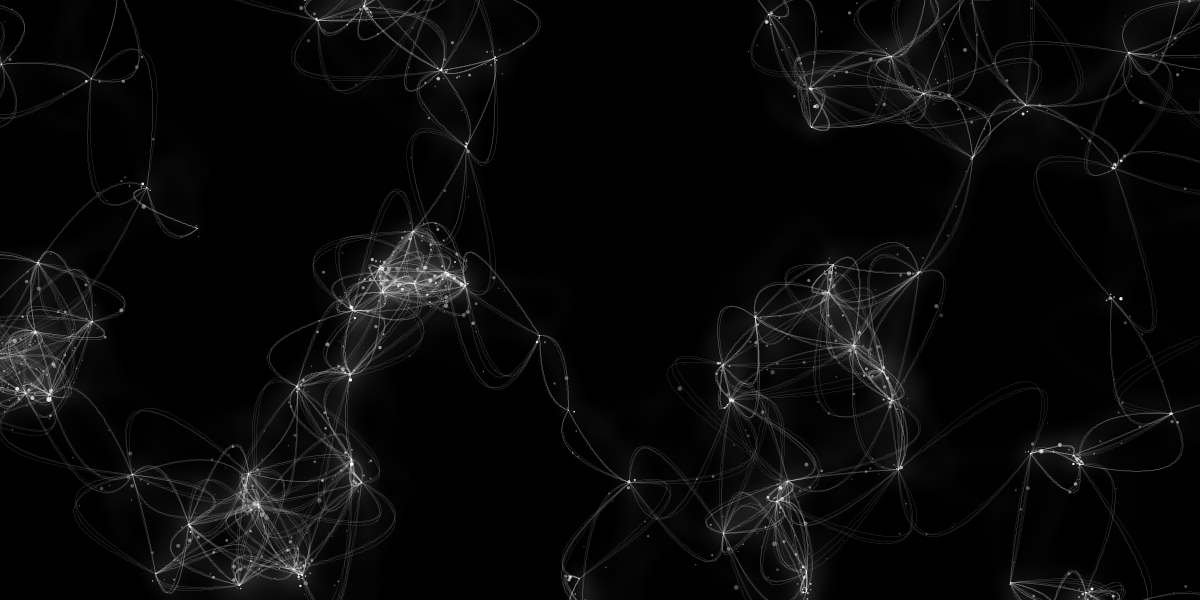
Frame 1 (no input)
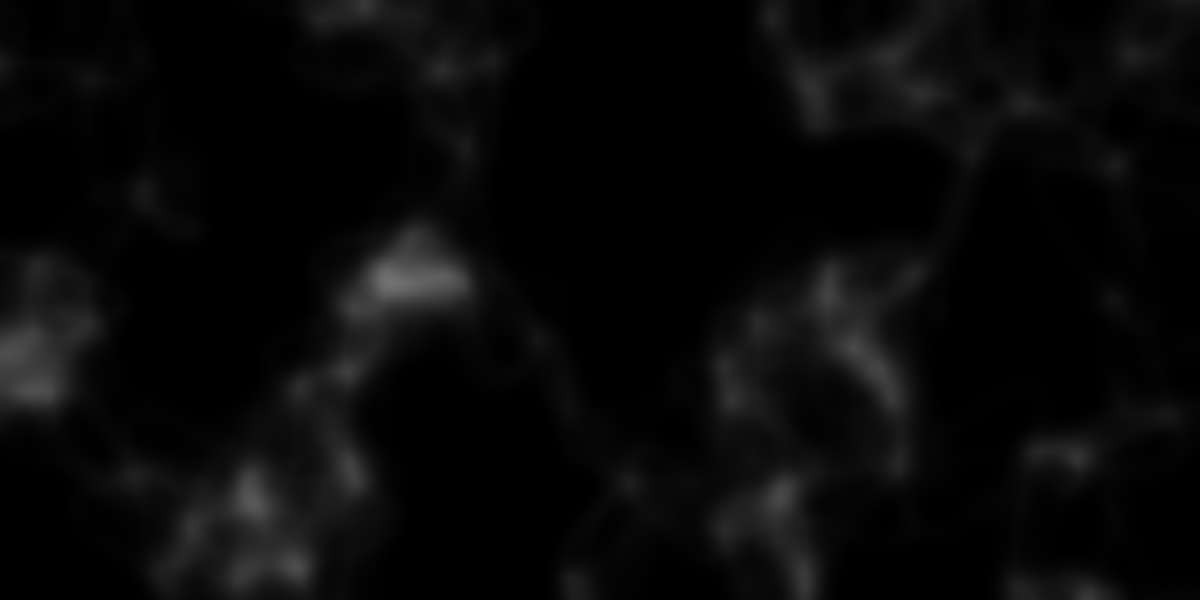
Frame 60 (the mouse pressed at the canvas centre just before this capture)
Frame 120 (the mouse held since frame 60 and released just before this capture): identical to frame 60, image omitted

The Processing sketch that drew these frames (run headless with seeded random() and noise(); from frame 60 on, the mouse is pressed at the canvas centre):

// Processing sketch: nodes
// ── nodes.pde
int COUNT = 100;
float[] px;
float[] py;

void drawCurve(float x1, float y1, float x2, float y2, float al) {
  float ang = atan2(y2 - y1, x2 - x1)
    + (random(1) < 0.5 ? -1 : +1) * PI / 2 * random(0.3, 0.7);
  float len = random(dist(x1, y1, x2, y2) * 3);

  // Curves
  stroke(255, al * 0.20);
  noFill();

  for (int j = 0; j < 3; j++) {
    beginShape();

    for (int i = 0; i < 100; i++) {
      float p = map(i, 0, 100 - 1, 0, 1);

      float x = x1 + cos(ang) * p * len;
      float y = y1 + sin(ang) * p * len;
      vertex(
        x * (1 - p) + x2 * p, 
        y * (1 - p) + y2 * p
        );
    }
    endShape();

    ang += random(-1, +1) * 0.1;
    len += random(-1, +1) * 10;
  }

  // Particles
  noStroke();

  for (int i = 0; i < 100; i++) {
    float p = map(i, 0, 100 - 1, 0, 1);

    if (random(1) < 0.02) {
      fill(255, random(0.5, 1) * al);

      float pang = random(TWO_PI);
      float plen = random(10);
      float sz = map(random(1) * random(1), 0, 1, 1, 5);
      float x = x1 + cos(ang) * p * len;
      float y = y1 + sin(ang) * p * len;
      ellipse(
        x * (1 - p) + x2 * p + cos(pang) * plen, 
        y * (1 - p) + y2 * p + sin(pang) * plen, 
        sz, sz
        );
    }
  }
}

void setup() {
  size(1200, 600);

  px = new float[COUNT];
  py = new float[COUNT];

  drawSequence();
}

void drawShapes() {
  for (int j = 0; j < COUNT; j++) {
    for (int i = 0; i < COUNT; i++) {
      float d = dist(px[j], py[j], px[i], py[i]);
      float al = pow(0.50, d * 0.010) * 255;
      if (al > 100) {
        drawCurve(
          px[j], py[j], 
          px[i], py[i], 
          al
        );
      }
    }
  }
}

void drawSequence() {
  background(0);

  for (int i = 0; i < COUNT; i++) {
    px[i] = random(-0.1, 1.1) * width;
    py[i] = random(-0.1, 1.1) * height;
  }

  drawShapes();
  filter(BLUR, 8);
  drawShapes();
}

void mousePressed() {
  drawSequence();
}

void draw() {
}
